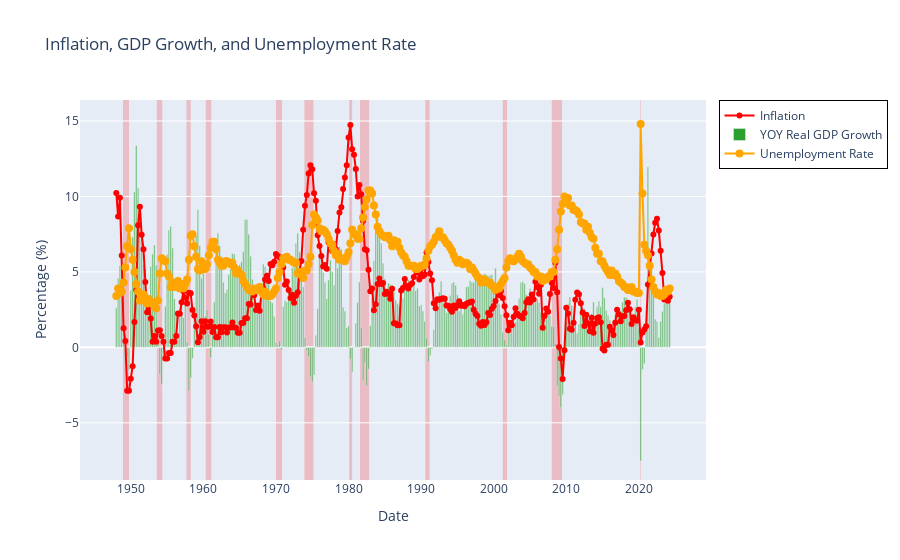

The notebook cell saved with this chart:
### Code cell
from plotly.subplots import make_subplots
import plotly.graph_objects as go

# Create a subplot with 1 row and 1 column
fig = make_subplots(rows=1, cols=1)

# Trace for Inflation, line with markers
fig.add_trace(go.Scatter(
    x=inf_gdp_une.index, 
    y=inf_gdp_une["inflation"], 
    mode='lines+markers',  # Line with markers
    name="Inflation",
    line=dict(color="red"),  # Red color for inflation
    marker=dict(color="red", size=6)  # Red markers for clarity
), row=1, col=1)

# Trace for YOY Real GDP Growth as a bar chart
fig.add_trace(go.Bar(
    x=inf_gdp_une.index, 
    y=inf_gdp_une["yoy_change"],
    name="YOY Real GDP Growth",
    marker=dict(color="#2ca02c", opacity=0.7)  # Slightly transparent green bars
), row=1, col=1)

# Trace for Unemployment Rate, line with markers
fig.add_trace(go.Scatter(
    x=inf_gdp_une.index, 
    y=inf_gdp_une["un_rate"],
    mode='lines+markers',  # Line with markers
    name="Unemployment Rate",
    line=dict(color="orange"),  # Orange line for visibility
    marker=dict(color="orange", size=8)  # Larger orange markers
), row=1, col=1)


for start, end in recession_periods:
    fig.add_vrect(
        x0=start, x1=end,
        fillcolor="red", opacity=0.2,
        layer="below", line_width=0,
        row=1, col=1
    )




# Set the title for y-axis
fig.update_yaxes(title_text="Percentage (%)")

# Set overall layout title and layout adjustments
fig.update_layout(
    title="Inflation, GDP Growth, and Unemployment Rate",
    xaxis_title="Date",
    legend=dict(
        bordercolor="Black",
        borderwidth=1
    )
)

fig.show()

### Figure 1 — Plotly figure (JSON) as saved in the notebook; plotly's stock layout.template omitted (floating-point values rounded to 4 significant figures; data arrays with more than 128 entries replaced by an {"elided": "..."} marker saying what was removed)
{"data": [{"line": {"color": "red"}, "marker": {"color": "red", "size": 6}, "mode": "lines+markers", "name": "Inflation", "type": "scatter", "x": {"elided": "306 str values"}, "xaxis": "x", "y": {"elided": "306 float values"}, "yaxis": "y"}, {"marker": {"color": "#2ca02c", "opacity": 0.7}, "name": "YOY Real GDP Growth", "type": "bar", "x": {"elided": "306 str values"}, "xaxis": "x", "y": {"elided": "306 float values"}, "yaxis": "y"}, {"line": {"color": "orange"}, "marker": {"color": "orange", "size": 8}, "mode": "lines+markers", "name": "Unemployment Rate", "type": "scatter", "x": {"elided": "306 str values"}, "xaxis": "x", "y": {"elided": "306 float values"}, "yaxis": "y"}], "layout": {"legend": {"bordercolor": "Black", "borderwidth": 1}, "shapes": [{"fillcolor": "red", "layer": "below", "line": {"width": 0}, "opacity": 0.2, "type": "rect", "x0": "1948-12-01T00:00:00", "x1": "1949-10-01T00:00:00", "xref": "x", "y0": 0, "y1": 1, "yref": "y domain"}, {"fillcolor": "red", "layer": "below", "line": {"width": 0}, "opacity": 0.2, "type": "rect", "x0": "1953-08-01T00:00:00", "x1": "1954-05-01T00:00:00", "xref": "x", "y0": 0, "y1": 1, "yref": "y domain"}, {"fillcolor": "red", "layer": "below", "line": {"width": 0}, "opacity": 0.2, "type": "rect", "x0": "1957-09-01T00:00:00", "x1": "1958-04-01T00:00:00", "xref": "x", "y0": 0, "y1": 1, "yref": "y domain"}, {"fillcolor": "red", "layer": "below", "line": {"width": 0}, "opacity": 0.2, "type": "rect", "x0": "1960-05-01T00:00:00", "x1": "1961-02-01T00:00:00", "xref": "x", "y0": 0, "y1": 1, "yref": "y domain"}, {"fillcolor": "red", "layer": "below", "line": {"width": 0}, "opacity": 0.2, "type": "rect", "x0": "1970-01-01T00:00:00", "x1": "1970-11-01T00:00:00", "xref": "x", "y0": 0, "y1": 1, "yref": "y domain"}, {"fillcolor": "red", "layer": "below", "line": {"width": 0}, "opacity": 0.2, "type": "rect", "x0": "1973-12-01T00:00:00", "x1": "1975-03-01T00:00:00", "xref": "x", "y0": 0, "y1": 1, "yref": "y domain"}, {"fillcolor": "red", "layer": "below", "line": {"width": 0}, "opacity": 0.2, "type": "rect", "x0": "1980-02-01T00:00:00", "x1": "1980-07-01T00:00:00", "xref": "x", "y0": 0, "y1": 1, "yref": "y domain"}, {"fillcolor": "red", "layer": "below", "line": {"width": 0}, "opacity": 0.2, "type": "rect", "x0": "1981-08-01T00:00:00", "x1": "1982-11-01T00:00:00", "xref": "x", "y0": 0, "y1": 1, "yref": "y domain"}, {"fillcolor": "red", "layer": "below", "line": {"width": 0}, "opacity": 0.2, "type": "rect", "x0": "1990-08-01T00:00:00", "x1": "1991-03-01T00:00:00", "xref": "x", "y0": 0, "y1": 1, "yref": "y domain"}, {"fillcolor": "red", "layer": "below", "line": {"width": 0}, "opacity": 0.2, "type": "rect", "x0": "2001-04-01T00:00:00", "x1": "2001-11-01T00:00:00", "xref": "x", "y0": 0, "y1": 1, "yref": "y domain"}, {"fillcolor": "red", "layer": "below", "line": {"width": 0}, "opacity": 0.2, "type": "rect", "x0": "2008-01-01T00:00:00", "x1": "2009-06-01T00:00:00", "xref": "x", "y0": 0, "y1": 1, "yref": "y domain"}, {"fillcolor": "red", "layer": "below", "line": {"width": 0}, "opacity": 0.2, "type": "rect", "x0": "2020-03-01T00:00:00", "x1": "2020-04-01T00:00:00", "xref": "x", "y0": 0, "y1": 1, "yref": "y domain"}], "title": {"text": "Inflation, GDP Growth, and Unemployment Rate"}, "xaxis": {"anchor": "y", "domain": [0, 1], "title": {"text": "Date"}}, "yaxis": {"anchor": "x", "domain": [0, 1], "title": {"text": "Percentage (%)"}}}}
